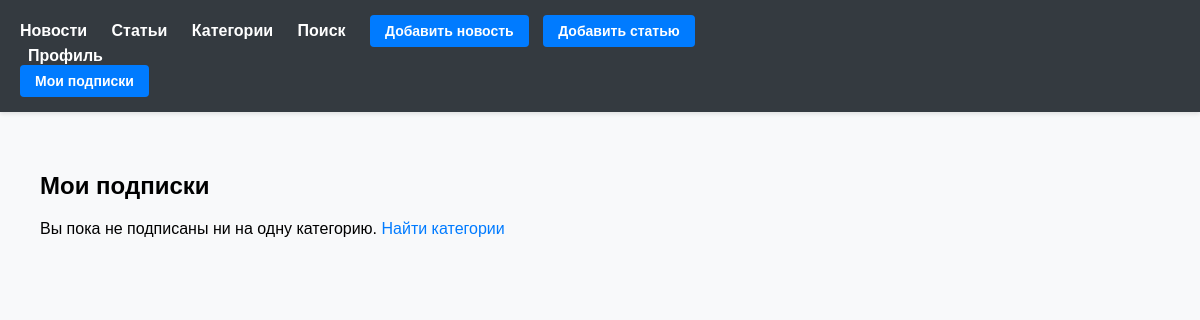
/news/subscriptions/ (signed in), run on an earlier commit of the app's database.
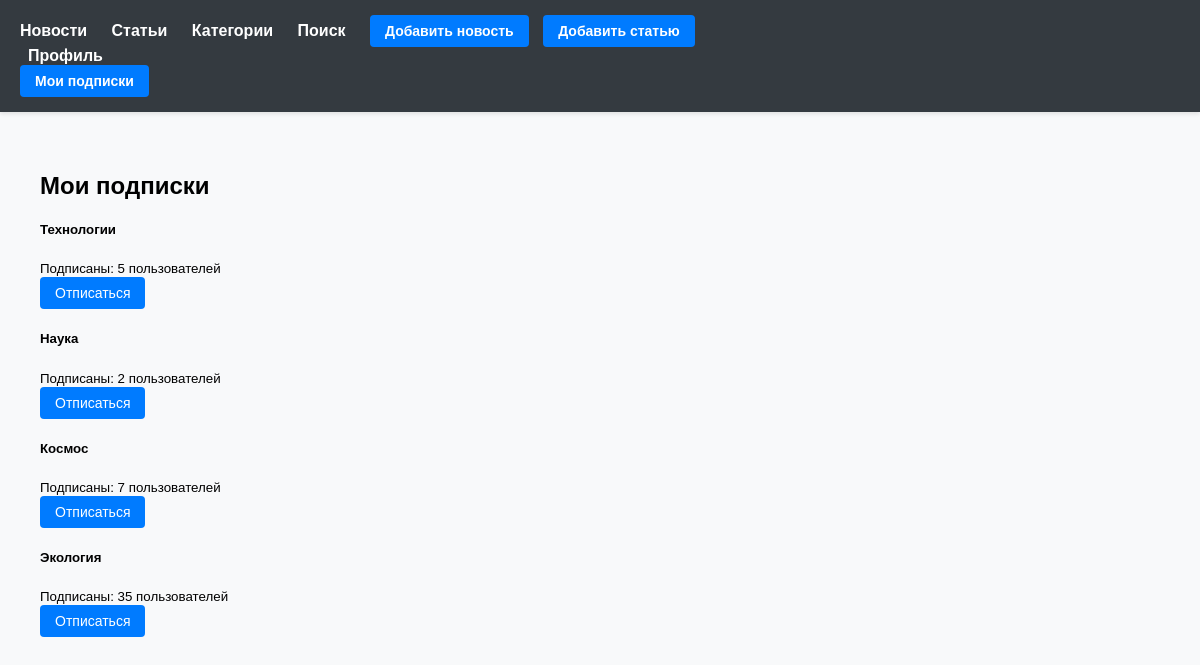
And on a later commit of the database.
### NewsPortal/models.py (models this page shows, shortened)
class Category(models.Model):
    name = models.CharField(max_length=100, unique=True)
    subscribers = models.ManyToManyField(User, related_name='subscribed_categories', blank=True)

### NewsPortal/views.py (the view)
# urls.py: path('subscriptions/', views.my_subscriptions, name='my_subscriptions'),
@login_required
def my_subscriptions(request):
    try:
        subscriber = Subscriber.objects.get(user=request.user)
        categories = subscriber.categories.all()
    except Subscriber.DoesNotExist:
        categories = []
    return render(request, 'my_subscriptions.html', {
        'categories': categories
    })

### NewsPortal/context_processors.py (called while the page is built)
def site_info(request):
    return {
        'SITE_NAME': getattr(settings, 'SITE_NAME', 'News Portal'),
        'SITE_URL': getattr(settings, 'SITE_URL', 'localhost:8000'),
    }

def site_settings(request):
    return {
        'SITE_NAME': settings.SITE_NAME,
        'SITE_URL': settings.SITE_URL,
    }

def social_login_buttons(request):
    return {
        'social_login_buttons': mark_safe(
            '<a href="/accounts/yandex/login/?process=login" class="btn yandex-btn">'
            '<img src="https://upload.wikimedia.org/wikipedia/commons/thumb/9/91/Yandex_icon.svg/512px-Yandex_icon'
            '.svg.png"'
            'alt="Yandex" width="20"> Войти через Yandex'
            '</a>'
        )
    }

### NewsPortal/templatetags/auth_filters.py (called while the page is built)
@register.filter(name='in_group')
def in_group(user, group_name):
    return user.groups.filter(name=group_name).exists()

### NewsPortal/templates/my_subscriptions.html
{% extends "default.html" %}
{% block content %}
<div class="container">
    <h2>Мои подписки</h2>
    {% if categories %}
        <div class="list-group">
            {% for category in categories %}
            <div class="list-group-item d-flex justify-content-between align-items-center">
                <div>
                    <h5>{{ category.name }}</h5>
                    <small>Подписаны: {{ category.subscribers.count }} пользователей</small>
                </div>
                <div>
                    <a href="{% url 'NewsPortal:unsubscribe_category' category.id %}"
                       class="btn btn-sm btn-danger">
                        Отписаться
                    </a>
                </div>
            </div>
            {% endfor %}
        </div>
    {% else %}
        <div class="alert alert-info">
            Вы пока не подписаны ни на одну категорию.
            <a href="{% url 'NewsPortal:category_list' %}">Найти категории</a>
        </div>
    {% endif %}
</div>
{% endblock %}

What changed in the data, as far as the page shows it:
now on this page (row edited): Category: name "Технологии", subscribers.count "5"
now on this page (row edited): Category: name "Наука", subscribers.count "2"
now on this page (row edited): Category: name "Космос", subscribers.count "7"
now on this page (row edited): Category: name "Экология", subscribers.count "35"
Also different on the page:
text no longer shown: "Вы пока не подписаны ни на одну категорию. Найти категории"
